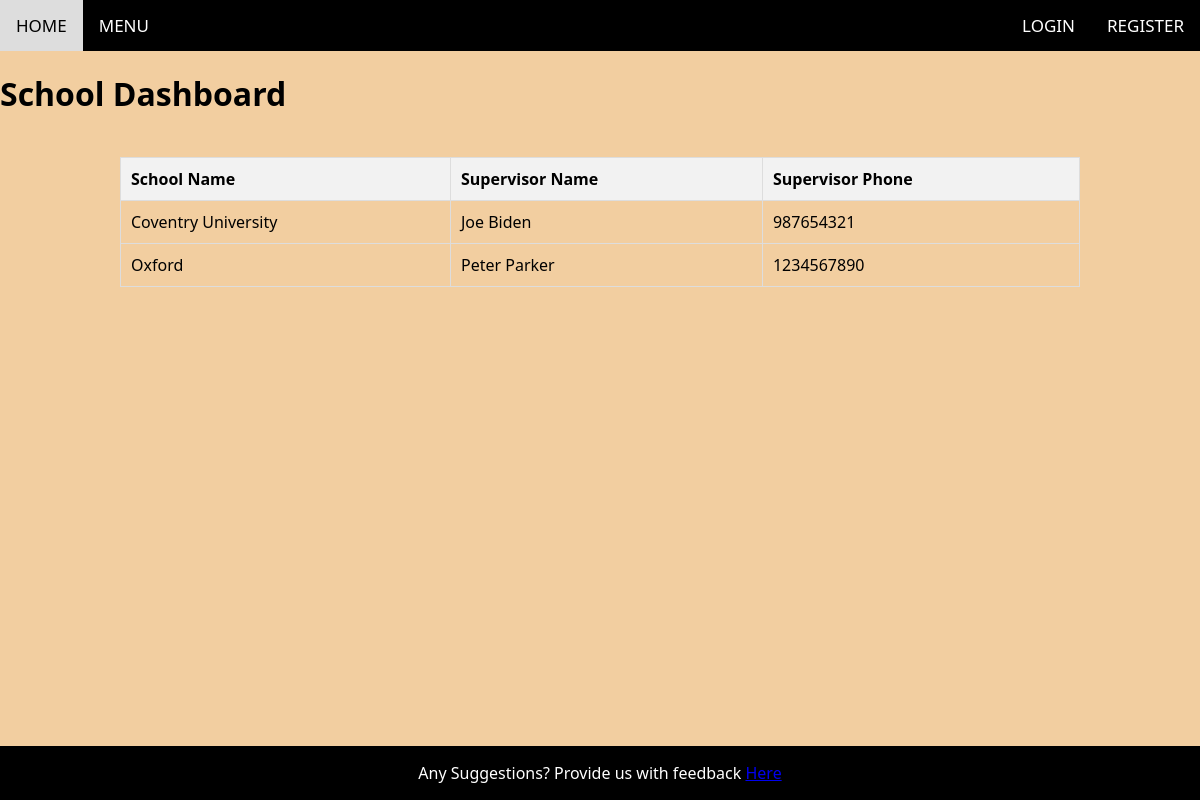
Screenshot of /school_dashboard (signed in) with the database file from the repository.
### tables this page shows
CREATE TABLE SCHOOL (User_ID REFERENCES USER (User_ID) PRIMARY KEY, School_ID INTEGER UNIQUE, School_Name TEXT, Supervisor_Name TEXT, Supervisor_Phone NUMERIC, Access_Code TEXT);

### app.py (the view)
@app.route('/school_dashboard')
def school_dashboard():
    if current_user.Type != 'SCHOOL':
        abort(403)  # Forbidden, redirect to an error page or display a message
    conn = sql.connect(db_path)
    cursor = conn.cursor()
    cursor.execute('SELECT * FROM SCHOOL')
    schools = cursor.fetchall()
    conn.close()
    return render_template('school_dashboard.html', users=schools)

### app.py (called while the page is built)
@login_manager.user_loader
def load_user(user_id):
    return User.query.get(int(user_id))

### templates/school_dashboard.html (shortened to what this page needs)
{% extends 'base.html' %}
{% block content %}
<h1>School Dashboard</h1>
<table>
    <thead>
        <tr>
            <th>School Name</th>
            <th>Supervisor Name</th>
            <th>Supervisor Phone</th>
        </tr>
    </thead>
    <tbody>
        {% for user in users %}
            <tr>
                <td>{{ user[2] }}</td>
                <td>{{ user[3] }}</td>
                <td>{{ user[4] }}</td>
            </tr>
        {% endfor %}
    </tbody>
</table>
{% endblock %}

### static/css/styles.css (style rules this page uses)
body { font-family: system-ui, -apple-system, BlinkMacSystemFont, 'Segoe UI', Roboto, Oxygen, Ubuntu, Cantarell, 'Open Sans', 'Helvetica Neue', sans-serif; min-height: 100vh; display: flex; flex-direction: column; margin: 0; padding: 0; background-color: #f2cea0; }

### templates/school_dashboard.html (style rules this page uses)
table { width: 80%; margin: 20px auto; border-collapse: collapse; }
th, td { border: 1px solid #ddd; padding: 10px; text-align: left; }
th { background-color: #f2f2f2; }

### rows the page displays
SCHOOL: School_Name "Coventry University", Supervisor_Name "Joe Biden", Supervisor_Phone "987654321"
SCHOOL: School_Name "Oxford", Supervisor_Name "Peter Parker", Supervisor_Phone "1234567890"
